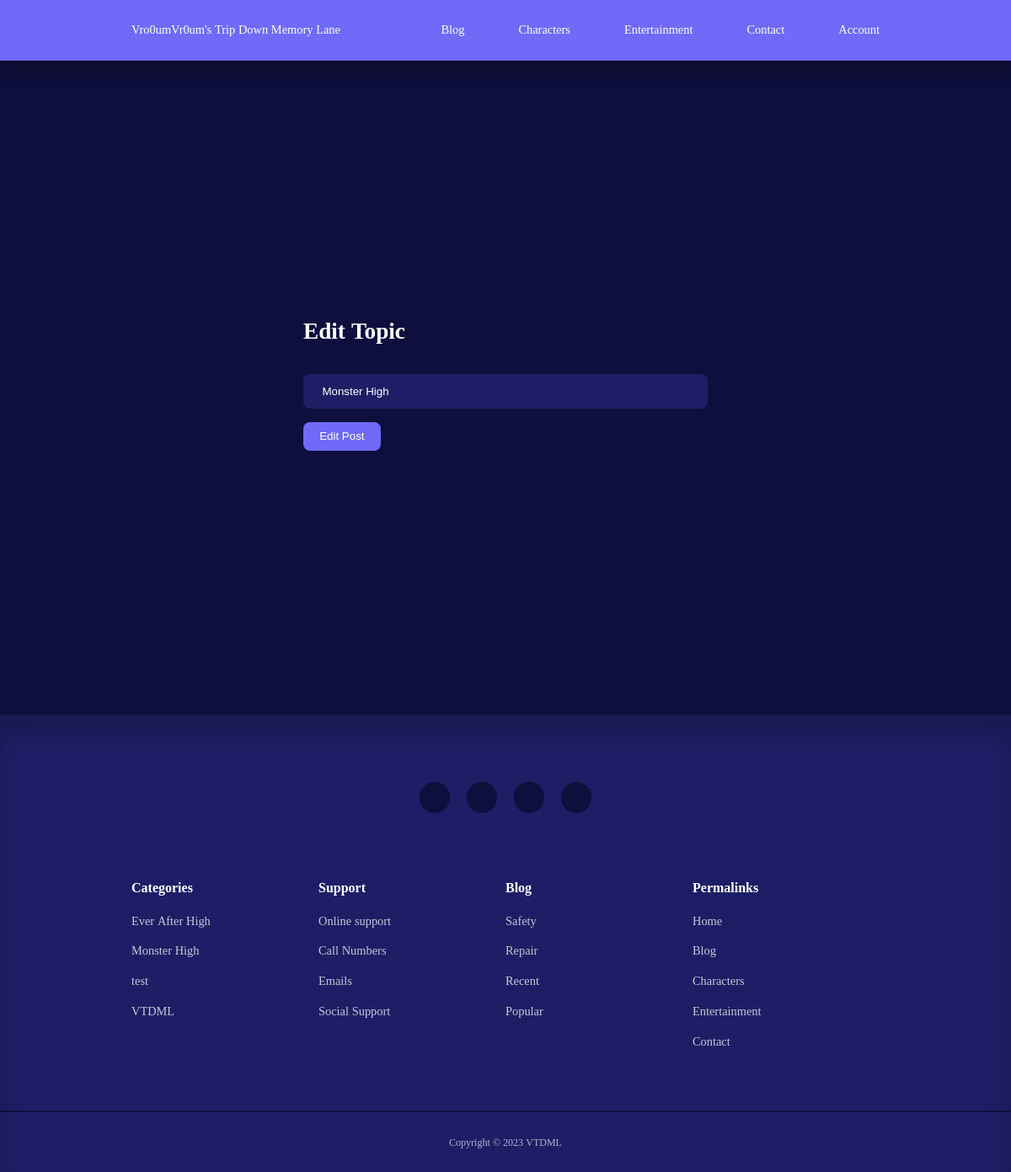
Page /VTDML/admin/topic-edit.php?top_up_id=1 on the committed database.
### tables this page shows
CREATE TABLE `topics` (
  `id` int(11) NOT NULL,
  `name` varchar(255) NOT NULL,
  `slug` varchar(255) NOT NULL
);

### VTDML/admin/includes/admin_function.php (called while the page is built, shortened)
<?php
require_once('../includes/public_functions.php');
$ttop = 'topics';
if (isset($_GET['top_up_id'])) {
    $id = $_GET['top_up_id'];
    $topic = selectOne($ttop, ['id' => $id]);
    $top_name = $topic['name'];
}
?>

### VTDML/config.php (called while the page is built, shortened)
<?php
$connection = new mysqli("localhost", "root", "", "vtdml");
function executeQuery($sql, $data)
{
    global $connection;
    $stmt = $connection->prepare($sql);
    $values = array_values($data);
    $types = str_repeat('s', count($values));
    $result = $stmt->bind_param($types, ...$values);
    $stmt->execute();
    return $stmt;
}
function selectOne($nameTable, $conditions)
{
    $sql = "SELECT * FROM $nameTable";
    $i = 0;
    foreach ($conditions as $key => $value) {
        if ($i === 0) {
            $sql = $sql . " WHERE $key=?";
        } else {
            $sql = $sql . " AND $key=?";
        }
        $i++;
    }
    $sql = $sql . " LIMIT 1";
    $stmt = executeQuery($sql, $conditions);
    $records = $stmt->get_result()->fetch_assoc();
    return $records;
}
?>

### VTDML/includes/public_functions.php (called while the page is built, shortened)
<?php
function getAllTopics()
{
    global $connection;
    $sql = "SELECT * FROM topics ORDER BY name";
    $result = mysqli_query($connection, $sql);
    $topics = mysqli_fetch_all($result, MYSQLI_ASSOC);
    return $topics;
}
?>

### VTDML/admin/topic-edit.php (the view, shortened to what this page needs)
<?php require_once('../config.php'); ?>
<?php require_once(ROOT_PATH . '/admin/includes/admin_function.php'); ?>
<?php require_once(ROOT_PATH . '/admin/includes/head_section.php') ?>
<?php include(ROOT_PATH . '/admin/includes/navbar.php'); ?>
<section class="form__section">
    <div class="container form__section-container">
        <form action="topic-edit.php" method="post">
            <h2>Edit Topic</h2>
            <input type="text" name="name" value="<?php echo $top_name ?>" placeholder="Name">
            <button type="submit" name="edit-topic" class="btn">Edit Post</button>
        </form>
    </div>
</section>
<?php include(ROOT_PATH . '/admin/includes/footer.php'); ?>

### VTDML/admin/includes/footer.php
<?php $topics = getAllTopics(); ?>
<footer>
    <div class="footer__socials">
        <a href="#" target="_blank"><i class="ri-tumblr-line"></i></a>
        <a href="#" target="_blank"><i class="ri-instagram-line"></i></a>
        <a href="#" target="_blank"><i class="ri-messenger-line"></i></a>
        <a href="#" target="_blank"><i class="ri-facebook-line"></i></a>
    </div>
    <div class="container footer__container">
        <article>
            <h4>
                Categories
            </h4>
            <ul>
                <?php foreach ($topics as $topic): ?>
                    <li>
                        <a href="<?php echo '../filtered_posts.php?topic=' . $topic['id'] ?>">
                            <?php echo $topic['name']; ?>
                        </a>
                    </li>
                <?php endforeach ?>
            </ul>
        </article>
        <article>
            <h4>
                Support
            </h4>
            <ul>
                <li>
                    <a href="">Online support</a>
                </li>
                <li>
                    <a href="">Call Numbers</a>
                </li>
                <li>
                    <a href="">Emails</a>
                </li>
                <li>
                    <a href="">Social Support</a>
                </li>
            </ul>
        </article>
        <article>
            <h4>
                Blog
            </h4>
            <ul>
                <li>
                    <a href="">Safety</a>
                </li>
                <li>
                    <a href="">Repair</a>
                </li>
                <li>
                    <a href="">Recent</a>
                </li>
                <li>
                    <a href="">Popular</a>
                </li>
            </ul>
        </article>
        <article>
            <h4>
                Permalinks
            </h4>
            <ul>
                <li>
                    <a href="../index.php">Home</a>
                </li>
                <li>
                    <a href="../blog.php">Blog</a>
                </li>
                <li>
                    <a href="../characters.php">Characters</a>
                </li>
                <li>
                    <a href="../entertainment.php">Entertainment</a>
                </li>
                <li>
                    <a href="">Contact</a>
                </li>
            </ul>
        </article>
    </div>
    <div class="footer__copyright">
        <small>Copyright &copy; 2023 VTDML</small>
    </div>
</footer>
</body>
</html>

### VTDML/static/css/style.css (style rules this page uses)
:root { --color-primary: #6f6af8; --color-primary-light: hsl(242, 91%, 69%, 18%); --color-primary-variant: #5854c7; --color-red: #da0f3f; --color-red-light: hsl(346, 87%, 46%, 15%); --color-green: #00ca76; --color-green-light: hsl(156, 100%, 38%, 15%); --color-gray-900: #1e1e66; --color-gray-700: #2d2b7c; --color-gray-300: rgba(242, 242, 254, 0.3); --color-gray-200: #f2f2feb3; --color-white: #ffffff; --color-bg: #0f0f3e; --transition: all 300ms ease; --container-width-lg: 74%; --container-width-md: 88%; --form-width: 40%; --card-border-radius-1: 0.3rem; --card-border-radius-2: 0.5rem; --card-border-radius-3: 0.8rem; --card-border-radius-4: 2rem; --card-border-radius-5: 5rem; }
* { margin: 0; padding: 0; outline: 0; border: 0; appearance: 0; list-style: none; text-decoration: none; box-sizing: border-box; }
body { font-family: "Noto Serif Hebrew", serif; line-height: 1.6; color: var(--color-gray-200); overflow-x: hidden; background: var(--color-bg); font-size: 0.9rem; }
.container { width: var(--container-width-lg); max-width: 1800px; margin-inline: auto; }
section { margin-top: 3rem; width: 100vw; }
h1, h2, h3, h4, h5 { color: var(--color-white); line-height: 1.3; }
h2 { font-size: 1.7rem; margin: 1rem 0; }
h4 { font-size: 1rem; }
a { color: var(--color-white); transition: var(--transition); }
.btn { display: inline-block; width: fit-content; padding: 0.6rem 1.2rem; background: var(--color-primary); border-radius: var(--card-border-radius-2); transition: var(--transition); color: var(--color-white); }
.form__section { display: grid; place-items: center; height: 100vh; }
.form__section-container { width: var(--form-width); }
form { display: flex; flex-direction: column; gap: 1rem; }
input, textarea, select { padding: 0.8rem 1.4rem; background: var(--color-gray-900); border-radius: var(--card-border-radius-2); resize: none; color: var(--color-white); }
footer { background: var(--color-gray-900); padding: 5rem 0 0; box-shadow: inset 0 1.5rem 1.5rem rgba(0, 0, 0, 0.2); }
.footer__socials { margin-inline: auto; width: fit-content; margin-bottom: 5rem; display: flex; justify-content: space-between; align-items: center; gap: 1.2rem; }
.footer__socials a { background: var(--color-bg); border-radius: 50%; width: 2.3rem; height: 2.3rem; display: flex; align-items: center; justify-content: center; }
.footer__container { display: grid; grid-template-columns: repeat(4, 1fr); }
footer h4 { color: var(--color-white); margin-bottom: 0.6rem; }
footer ul li { padding: 0.4rem 0; }
footer ul a { opacity: 0.75; }
.footer__copyright { text-align: center; padding: 1.5rem 0; border-top: 2px solid var(--color-bg); margin-top: 4rem; }

### rows in the picture
topics: name "Monster High"
topics: name "Ever After High"
topics: name "test"
topics: name "VTDML"
